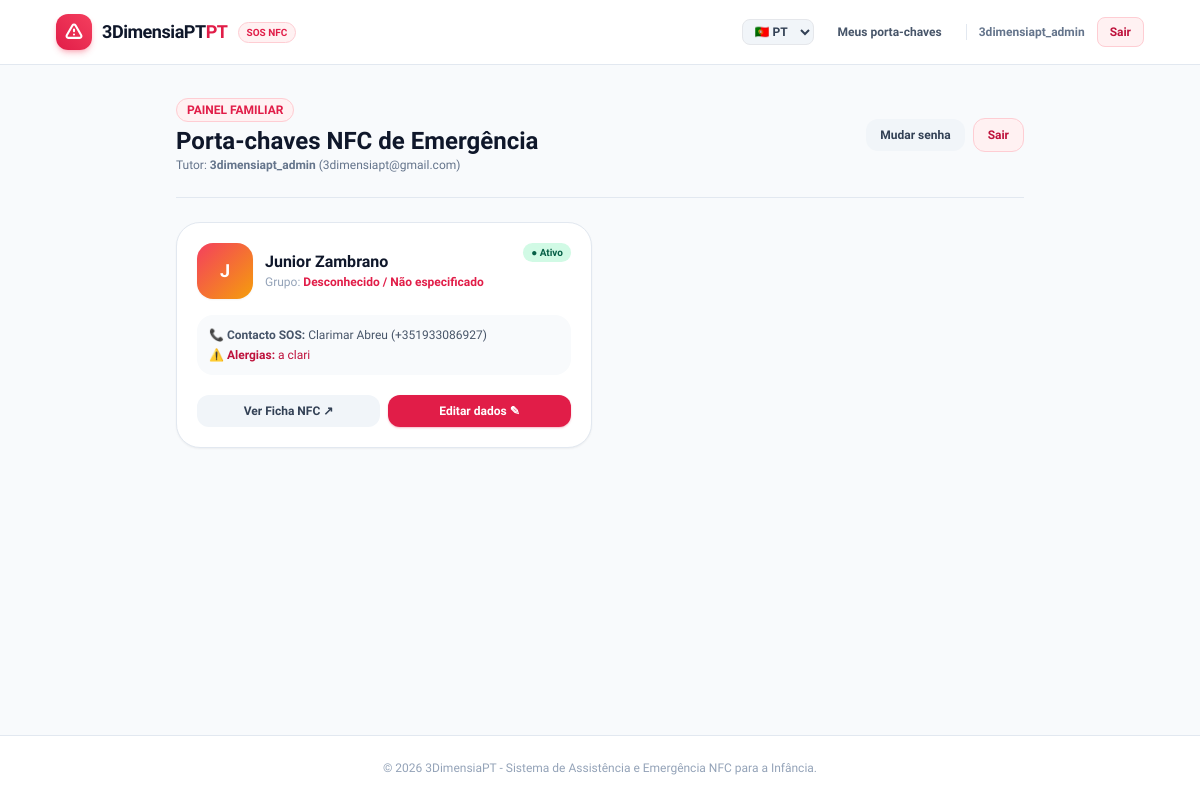
Before: /pt/mis-llaveros/ (signed in) with the older database file.
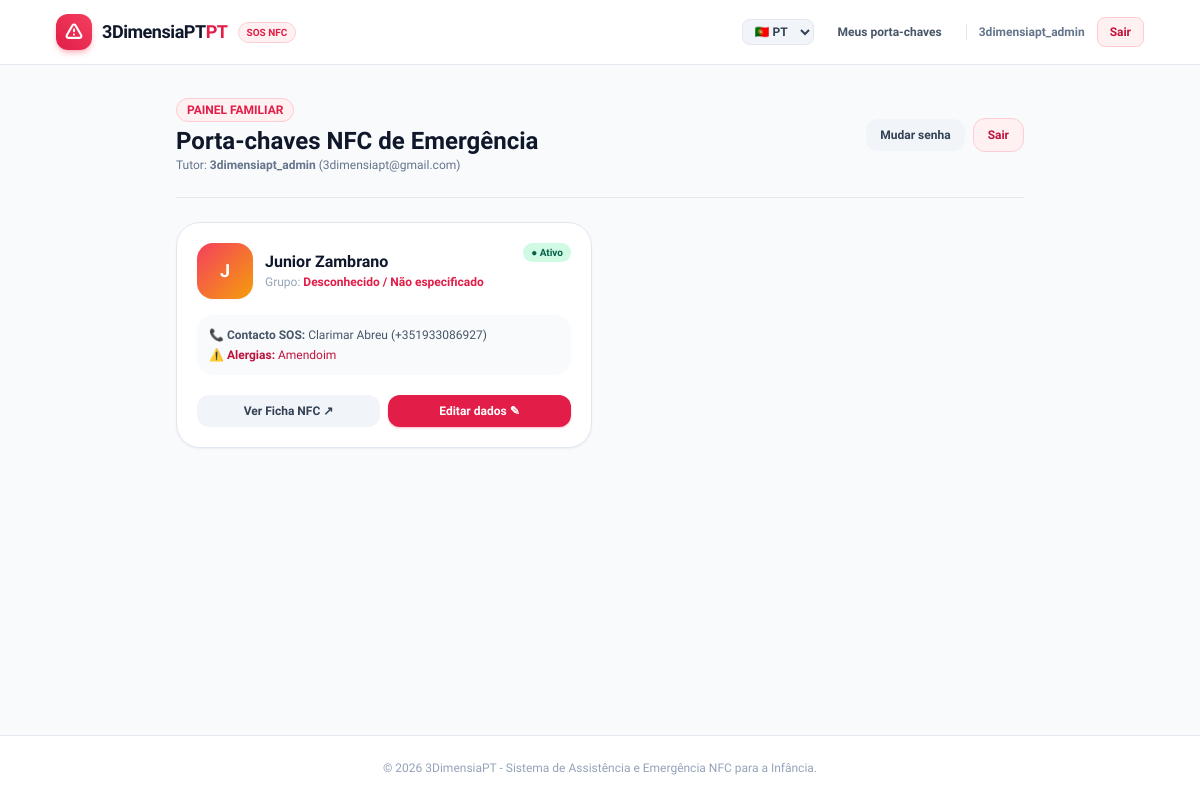
After: the same page with the newer database file.
### emergencias/models.py (models this page shows, shortened)
class LlaveroNFC(models.Model):
    class GrupoSanguineo(models.TextChoices):
        A_POSITIVO = 'A+', _('A Positivo (A+)')
        A_NEGATIVO = 'A-', _('A Negativo (A-)')
        B_POSITIVO = 'B+', _('B Positivo (B+)')
        B_NEGATIVO = 'B-', _('B Negativo (B-)')
        AB_POSITIVO = 'AB+', _('AB Positivo (AB+)')
        AB_NEGATIVO = 'AB-', _('AB Negativo (AB-)')
        O_POSITIVO = 'O+', _('O Positivo (O+)')
        O_NEGATIVO = 'O-', _('O Negativo (O-)')
        DESCONOCIDO = 'DESC', _('Desconhecido / Não especificado')
    id = models.UUIDField(
        primary_key=True,
        default=uuid.uuid4,
        editable=False,
        unique=True,
        help_text="Identificador único e não previsível gravado na memória do chip NFC."
    )
    padre = models.ForeignKey(
        settings.AUTH_USER_MODEL,
        on_delete=models.CASCADE,
        related_name='llaveros_nfc',
        verbose_name=_("Pai/Mãe ou Tutor"),
        help_text=_("Usuário registrado com permissões exclusivas de edição para esta ficha.")
    )
    nombre_menor = models.CharField(
        max_length=60,
        verbose_name=_("Nome do Menino/a"),
        help_text=_("Ex: Tiago")
    )
    apellidos_menor = models.CharField(
        max_length=100,
        verbose_name=_("Apellidos do Menino/a"),
        help_text=_("Ex: Pereira Silva")
    )
    fecha_nacimiento = models.DateField(
        null=True,
        blank=True,
        verbose_name=_("Data de nascimento")
    )
    foto = models.ImageField(
        upload_to='llaveros/avatares/',
        null=True,
        blank=True,
        verbose_name=_("Foto do Menino/a para identificação"),
        help_text=_("Foto clara do rosto para identificação rápida em caso de perda.")
    )
    validador_telefono = RegexValidator(
        regex=r'^\+?1?\d{9,15}$',
        message=_("O número de telefone deve ter um formato internacional válido (por exemplo: +351912345678 ou 912345678).")
    )
    nombre_contacto_1 = models.CharField(
        max_length=80,
        verbose_name=_("Nome do Contato de Emergência"),
        help_text=_("Ex: Mãe (Laura Pereira)")
    )
    parentesco_contacto_1 = models.CharField(
        max_length=40,
        default="Mãe",
        verbose_name=_("Parentesco do Contato 1")
    )
    telefono_contacto_1 = models.CharField(
        validators=[validador_telefono],
        max_length=20,
        verbose_name=_("Telefone de Emergência"),
        help_text=_("Número ao qual o botão de emergência principal ligará.")
    )
    nombre_contacto_2 = models.CharField(
        max_length=80,
        blank=True,
        null=True,
        verbose_name=_("Nome do Contato de Emergência 2"),
        help_text=_("Ex: Pai (Carlos Pereira) ou Avós")
    )
    parentesco_contacto_2 = models.CharField(
        max_length=40,
        blank=True,
        null=True,
        verbose_name=_("Parentesco do Contato 2")
    )
    telefono_contacto_2 = models.CharField(
        validators=[validador_telefono],
        max_length=20,
        blank=True,
        null=True,
        verbose_name=_("Telefone de Emergência 2")
    )
    grupo_sanguineo = models.CharField(
        max_length=5,
        choices=GrupoSanguineo.choices,
        default=GrupoSanguineo.DESCONOCIDO,
        verbose_name=_("Grupo Sanguíneo")
    )
    alergias_graves = models.TextField(
        blank=True,
        verbose_name=_("Alergias Críticas"),
        help_text=_("Alergias a alimentos, medicamentos e picadas (por exemplo: amendoins, penicilina, látex).")
    )
    enfermedades_condiciones = models.TextField(
        blank=True,
        verbose_name=_("Condições Médicas"),
        help_text=_("Ex: Asma, Diabetes Tipo 1, Epilepsia, Autismo / TEA (não verbal).")
    )
    medicacion_urgencia = models.CharField(
        max_length=255,
        blank=True,
        verbose_name=_("Medicação de Urgência / Localização"),
        help_text=_("Ex.: Leva o autoinjetor de adrenalina (Epipen) no bolso lateral da mochila.")
    )
    observaciones_medicas = models.TextField(
        blank=True,
        verbose_name=_("Instruções Adicionais"),
        help_text=_("Qualquer indicação crucial para os socorristas ou quem encontrar a criança.")
    )
    codigo_chip_fisico = models.CharField(
        max_length=50,
        blank=True,
        null=True,
        verbose_name=_("UID do Chip NFC Físico"),
        help_text=_("Identificador de fábrica do chip NTAG213/215/216 (opcional para controle de estoque).")
    )
    esta_activo = models.BooleanField(
        default=True,
        verbose_name=_("Porta-chaves Ativo"),
        help_text=_("Se desativar, a ficha pública mostrará um aviso de porta-chaves desabilitado.")
    )
    contador_escaneos = models.PositiveIntegerField(
        default=0,
        verbose_name=_("Total de Escaneamentos NFC")
    )
    ultimo_escaneo = models.DateTimeField(
        null=True,
        blank=True,
        verbose_name=_("Último Escaneamento Registrado")
    )
    fecha_creacion = models.DateTimeField(auto_now_add=True)
    fecha_actualizacion = models.DateTimeField(auto_now=True)
    class Meta:
        verbose_name = "Porta-chaves NFC"
        verbose_name_plural = "Porta-chaves NFC"
        ordering = ['-fecha_creacion']

### cuentas/views.py (the view)
# urls.py: path('mis-llaveros/', views.mis_llaveros_view, name='mis_llaveros'),
@login_required
def mis_llaveros_view(request):
    llaveros = LlaveroNFC.objects.filter(padre=request.user).order_by('-fecha_creacion')
    context = {
        'llaveros': llaveros,
        'total_escaneos': sum(l.contador_escaneos for l in llaveros),
    }
    return render(request, 'cuentas/mis_llaveros.html', context)

### cuentas/templates/cuentas/mis_llaveros.html (shortened to what the changed rows need)
{% extends "base.html" %}
{% load static %}
{% load i18n %}
{% block content %}
<div class="max-w-4xl mx-auto py-8 px-4 sm:px-6">
    <div class="flex flex-col sm:flex-row sm:items-center justify-between gap-4 pb-6 border-b border-slate-200">
        <div>
            <h1 class="text-2xl font-black text-slate-900 mt-1">{% translate "Porta-chaves NFC de Emergência" %}</h1>
        </div>
    </div>
    <div class="mt-6 grid grid-cols-1 md:grid-cols-2 gap-4">
        {% for llavero in llaveros %}
            <div class="bg-white rounded-3xl p-5 border border-slate-200 shadow-sm hover:shadow-md transition space-y-4">
                <div class="flex items-start justify-between">
                    <div class="flex items-center space-x-3">
                        {% if llavero.foto %}
                            <img src="{{ llavero.foto.url }}" alt="{{ llavero.nombre_menor }}" class="w-14 h-14 rounded-2xl object-cover ring-2 ring-rose-100 shadow-sm">
                        {% else %}
                            <div class="w-14 h-14 rounded-2xl bg-gradient-to-br from-rose-500 to-amber-500 text-white font-black text-lg flex items-center justify-center shadow-sm">
                                {{ llavero.nombre_menor|slice:":1" }}
                            </div>
                        {% endif %}
                        <div>
                            <h2 class="text-base font-black text-slate-900 leading-tight">
                                {{ llavero.nombre_menor }} {{ llavero.apellidos_menor }}
                            </h2>
                            <p class="text-xs text-slate-400 mt-0.5">{% translate "Grupo:" %} <span class="font-bold text-rose-600">{{ llavero.get_grupo_sanguineo_display }}</span></p>
                        </div>
                    </div>
                    <span class="inline-flex items-center px-2 py-0.5 rounded-full text-[10px] font-bold {% if llavero.esta_activo %}bg-emerald-100 text-emerald-800{% else %}bg-rose-100 text-rose-800{% endif %}">
                        {% if llavero.esta_activo %}● {% translate "Ativo" %} {% else %}○ {% translate "Inativo" %} {% endif %}
                    </span>
                </div>
                <div class="bg-slate-50 rounded-2xl p-3 text-xs space-y-1 text-slate-600">
                    <p>📞 <strong>{% translate "Contacto SOS" %}:</strong> {{ llavero.nombre_contacto_1 }} ({{ llavero.telefono_contacto_1 }})</p>
                    {% if llavero.alergias_graves %}
                        <p class="text-rose-700">⚠️ <strong>{% translate "Alergias" %}:</strong> {{ llavero.alergias_graves|truncatechars:45 }}</p>
                    {% endif %}
                </div>
                <div class="grid grid-cols-2 gap-2 pt-1">
                    <a href="{% url 'ficha_publica' uuid=llavero.id %}" target="_blank" class="py-2 px-3 text-center bg-slate-100 hover:bg-slate-200 text-slate-700 font-bold text-xs rounded-xl transition">
                        {% translate "Ver Ficha NFC" %} ↗
                    </a>
                    <a href="{% url 'editar_ficha' uuid=llavero.id %}" class="py-2 px-3 text-center bg-rose-600 hover:bg-rose-700 text-white font-bold text-xs rounded-xl shadow-sm shadow-rose-600/30 transition">
                        {% translate "Editar dados" %} ✎
                    </a>
                </div>
            </div>
        {% endfor %}
    </div>
</div>
{% endblock %}

Changed rows visible on the page:
changed LlaveroNFC "Junior": alergias_graves "a clari" → "Amendoim"
